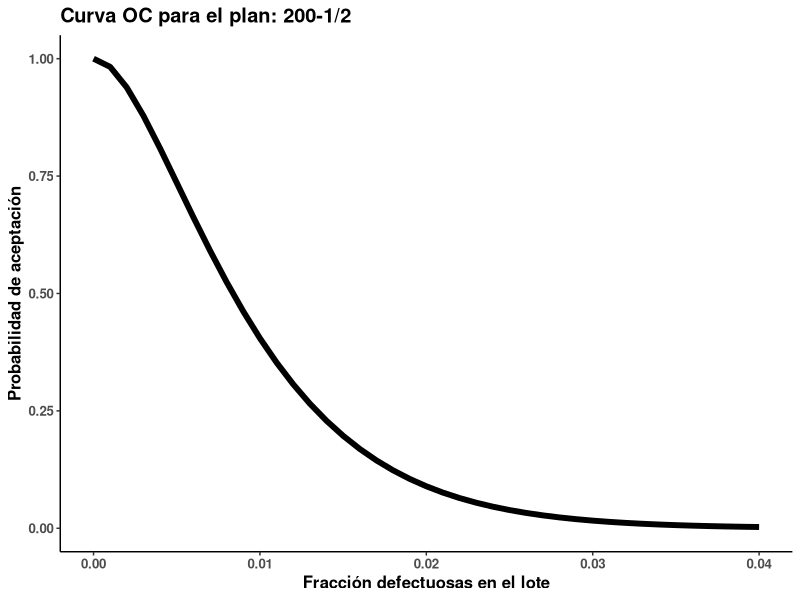
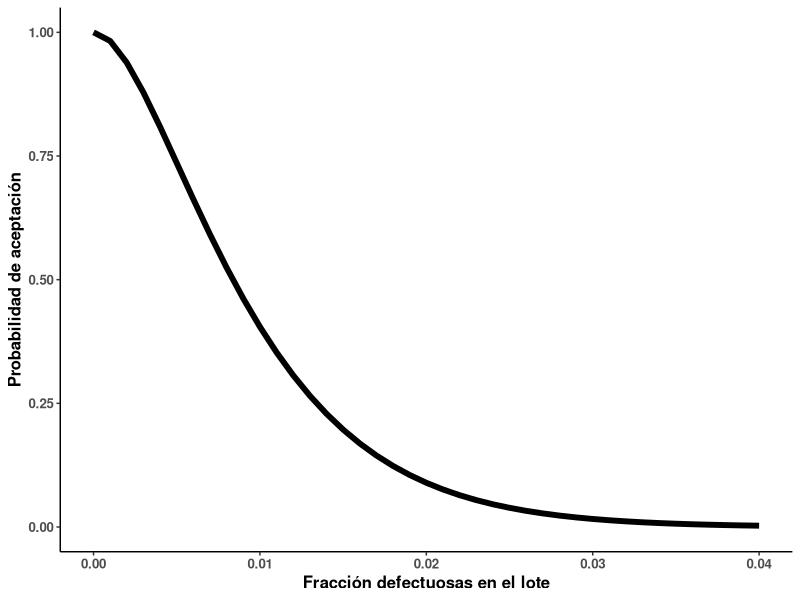
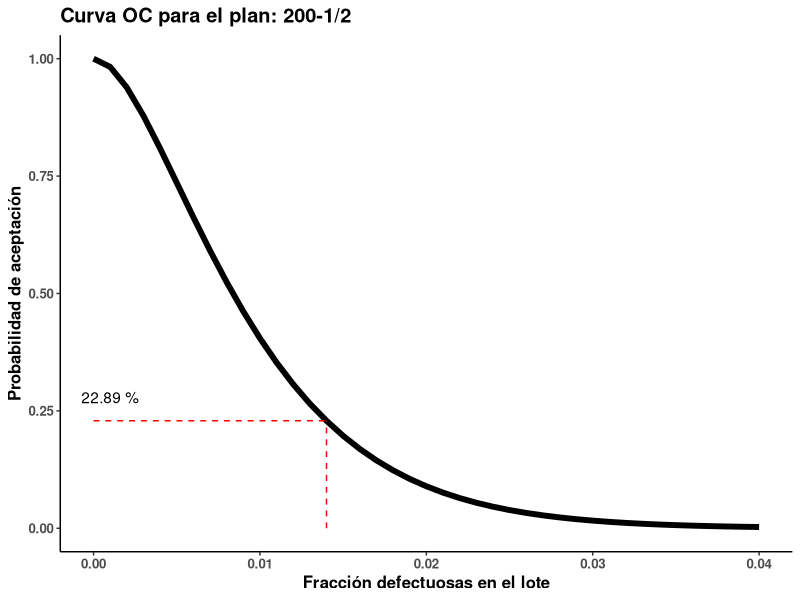
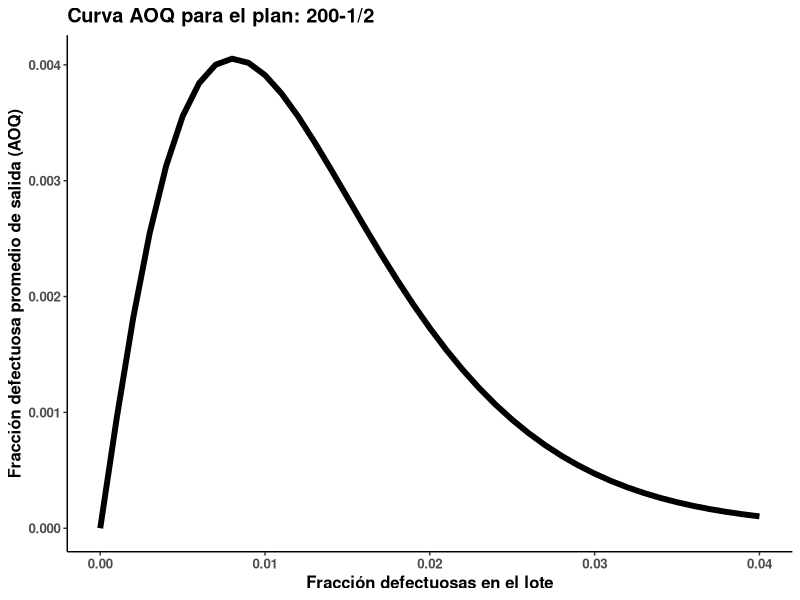

The R source for these figures, in order:
library(tidyverse)
library(patchwork)
library(RColorBrewer)
theme_set(theme_minimal())

#https://bookdown.org/lawson/an_introduction_to_acceptance_sampling_and_spc_with_r26/attribute-sampling-plans.html#rectification-sampling
# Capitulo 2.8
# Curva OC ----------------------------------------------------------------

n <- 200
d <- 1
p <- seq(0 , 0.1, by = 0.001)

oc_data<-tibble(p=p)

oc_data <- oc_data %>% 
  mutate(Pa =  pbinom(q = d, size = n, prob = p))
  
ggplot(oc_data, aes(y=Pa , x=p)) + geom_line( size = 2) +  
     labs(title = "Curva OC para el plan: 200-1/2",
     x = "Fracción defectuosas en el lote",
     y = "Probabilidad de aceptación") + 
  theme_classic() + theme(text=element_text(size=12,face="bold")) + 
  scale_x_continuous(limits=c(0,0.04))

ggplot(oc_data, aes(y=Pa , x=p)) + geom_line( size = 2) +  
  labs(x = "Fracción defectuosas en el lote",
       y = "Probabilidad de aceptación") + 
  theme_classic() + theme(text=element_text(size=12,face="bold")) + 
  scale_x_continuous(limits=c(0,0.04))


# Curva OC con prop fallas ------------------------------------------------

# Probabilidad de defectos de 1.4 %
defectos <- tibble (pfail=0.014)

defectos <- defectos %>% 
  mutate(pa2 = pbinom(q = d, size = n, prob = pfail))


ggplot(oc_data, aes(y=Pa , x=p)) + geom_line( size = 2) +  
  labs(title = "Curva OC para el plan: 200-1/2",
       x = "Fracción defectuosas en el lote",
       y = "Probabilidad de aceptación") +
   theme_classic() + theme(text=element_text(size=12,face="bold")) + 
   scale_x_continuous(limits=c(0,0.04)) + 
  geom_segment(data = defectos , aes(x = pfail, y = 0, xend = pfail, yend = pa2),color="red",linetype="dashed") +
  geom_segment(data = defectos, aes(x = 0, y = pa2, xend = pfail, yend = pa2),color="red",linetype="dashed") + 
  annotate("text", x = 0.001, y = (defectos$pa2+0.05), label = paste(round((defectos$pa2*100),2),"%"))


# AOQL ---------------------------------------------------------------------
N <- 6000
n <- 200
d <- 1
p <- seq(0 , 0.1, by = 0.001)

aoq_data<- tibble(p) %>% 
  mutate (Pa = pbinom(q = d, size = n, prob = p),
          Aoq =  (Pa * p * (N-n)) / N)

Aoql <- max(aoq_data$Aoq)


ggplot(aoq_data, aes(y=Aoq , x=p)) + geom_line( size = 2) +  
  labs(title = "Curva AOQ para el plan: 200-1/2",
       x = "Fracción defectuosas en el lote",
       y = "Fracción defectuosa promedio de salida (AOQ)") + 
  theme_classic() + theme(text=element_text(size=12,face="bold")) + 
  scale_x_continuous(limits=c(0,0.04)) 
